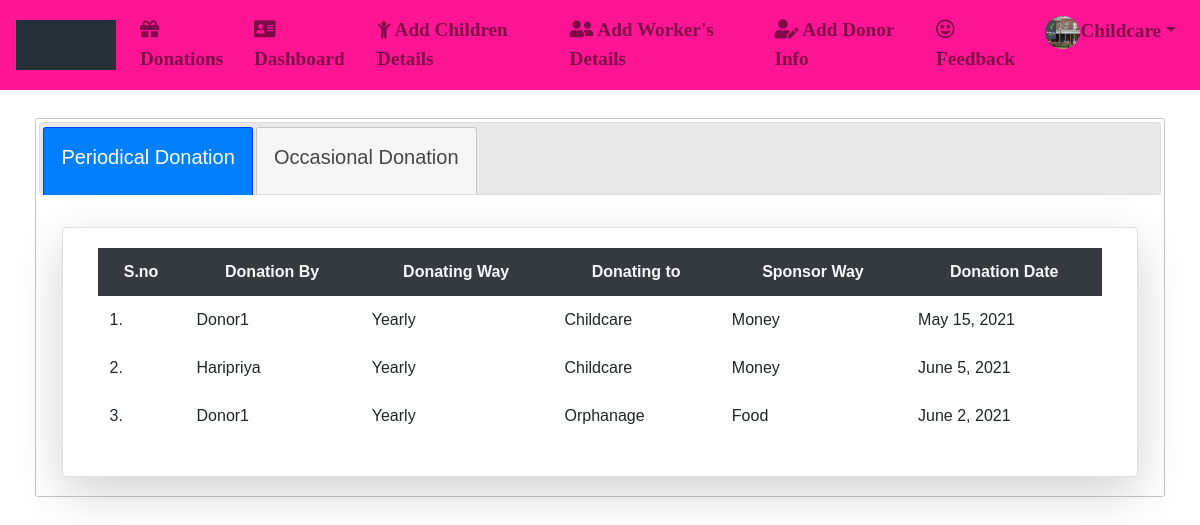
/info/ (signed in), run on the app's committed database.
### App/models.py (models this page shows)
class User(AbstractUser):
	img= models.ImageField(upload_to='Profiles/',default="profile.png")
	dob=models.DateField(null=True,blank=True)
	g=[('Male','Male'),('Female','Female')]
	gender=models.CharField(max_length=10,choices=g,null=True,blank=True)
	ph_no=models.CharField(max_length=10)
	pan_no=models.CharField(max_length=10,null=True,blank=True)
	address=models.CharField(max_length=100)
	postal_code=models.CharField(max_length=7)
	city=models.CharField(max_length=20)
	state=models.CharField(max_length=20,default='Andhra Pradesh')
	country=models.CharField(max_length=20,default='India')
	idgen = models.TextField(blank=True)
	p=[(1,'Donor'),(2,'Organisation'),(3,'Guest')]
	role=models.IntegerField(choices=p,default=3)

class Donate(models.Model):
	d=[('Select',"Select"),('Yearly',"Yearly Once"),('Monthly',"Monthly Once"),('Quarterly',"Quarterly Once"),('One Time',"One time donation")]
	s=[('Select',"Select"),('Food',"Food"),('Clothes',"Clothes"),('Money',"Money")]
	username=models.CharField(max_length=50)
	email=models.EmailField(max_length=50)
	ways_to_donate=models.CharField(max_length=50,choices=d,default='Select')
	donating_to=models.CharField(max_length=50)
	sponsor_way=models.CharField(max_length=50,choices=s,default='Select')
	donating_date=models.DateField()
	uid=models.ForeignKey(User,on_delete=models.CASCADE)

### App/views.py (the view)
# urls.py: path('info/',views.information,name="info"),
def information(request):
	d=Donate.objects.all()
	o=OccDonate.objects.all()
	return render(request,'html/information.html',{'d':d,'o':o})

### App/templates/html/information.html (shortened to what this page needs)
{% extends 'html/base.html' %}
{% block content %}
<div class="container-fluid mt-2">
	<div class="card-body">
		<div id="tabs">
  			<ul>
    			<li><a href="#tab1"class="btn btn col-sm my-2 mx-auto"><h5>Periodical Donation</h5></a></li>
    			<li><a href="#tab2"class="btn btn col-sm my-2 mx-auto"><h5>Occasional Donation</h5></a></li>
  			</ul>
  			<div id="tab1">
  				<div class="container-fluid mt-2">
				<div class="row">
  				<div class="card col-md mt-2 shadow-lg">
				<div class="card-body">
				<table class="table table-borderless table-center">
					<tr class="bg-dark text-light text-center">
						<th>S.no</th>
						<th>Donation By</th>
						<th>Donating Way</th>
						<th>Donating to</th>
						<th>Sponsor Way</th>
						<th>Donation Date</th>
					</tr>
            		{% for k in d %}
            		<tr>
            			<td>{{forloop.counter}}.</td>
            			<td>{{k.username}}</td>
            			<td>{{k.ways_to_donate}}</td>
            			<td>{{k.donating_to}}</td>
            			<td>{{k.sponsor_way}}</td>
            			<td>{{k.donating_date}}</td>
            		</tr>
            		{% endfor %}
            	</table>
			</div>
		</div>
	</div>
</div>
</div>
</div>
</div>
</div>
{% endblock %}

### App/templates/html/navbar.html (shortened to what this page needs)
{% load static %}
<link rel="stylesheet" href="https://use.fontawesome.com/releases/v5.7.0/css/all.css">
<link rel="stylesheet" href="https://cdnjs.cloudflare.com/ajax/libs/font-awesome/4.7.0/css/font-awesome.min.css">
<nav class="navbar navbar-expand-md navbar-light" style="background-color:#FF1493;">
  <a class="navbar-brand" href="{% url 'hm' %}"> <img src="{% static 'images/gif.gif' %}" alt="logo" style="width:100px;height:50px">
</a>
  <div style="font-family:Garamond;font-weight:bold;font-size: 120%;">
  <div class="collapse navbar-collapse" id="collapsibleNavbar">
    <ul class="navbar-nav">
      {% if not user.is_authenticated %}
      <li class="nav-item">
        <a class="nav-link" href="{% url 'hm' %}"><i class="fas fa-home"></i> Home</a>
      </li>
      <li class="nav-item">
        <a class="nav-link" href="{% url 'rg' %}"><i class='fas fa-user-plus'></i> Register Here</a>
      </li>
      <li class="nav-item">
        <a class="nav-link disabled" href="{% url 'lg' %}"><i class="fas fa-address-card"></i> Login</a>
      </li>
{% elif user.role == 2 %}
      <li class="nav-item">
        <a class="nav-link" href="{% url 'vi' %}"><i class='fas fa-gift'></i> Donations</a>
      </li>
      <li class="nav-item">
        <a class="nav-link" href="{% url 'dash' %}"><i class='fas fa-address-card'></i> Dashboard</a>
      </li>
      <li class="nav-item">
        <a class="nav-link" href="{% url 'ci' %}"><i class="fa fa-child"></i> Add Children Details</a>
      </li>
      <li class="nav-item">
        <a class="nav-link" href="{% url 'wi' %}"><i class='fas fa-user-friends'></i> Add Worker's Details</a>
      </li>
      <li class="nav-item">
        <a class="nav-link" href="{% url 'di' %}"><i class='fas fa-user-edit'></i> Add Donor Info</a>
      </li>
      <li class="nav-item">
      <a class="nav-link" href="{% url 'fb' %}"><i class='far fa-grin-stars'></i> Feedback</a>
      </li>
      <li class="dropdown">
       <a type="button" class="nav-link dropdown-toggle" data-toggle="dropdown"><img src="{{request.user.img.url}}" height="33px" width="35px" class="rounded-circle" />{{user.username}}</a>
</li>
      {% endif %}
  </ul>
  </div>
  </div>
</nav>

### data on the page
User: user.img (picture), username "Childcare"
Donate: username "Donor1", ways_to_donate "Yearly", donating_to "Childcare", sponsor_way "Money", donating_date "May 15, 2021"
Donate: username "Haripriya", ways_to_donate "Yearly", donating_to "Childcare", sponsor_way "Money", donating_date "June 5, 2021"
Donate: username "Donor1", ways_to_donate "Yearly", donating_to "Orphanage", sponsor_way "Food", donating_date "June 2, 2021"
